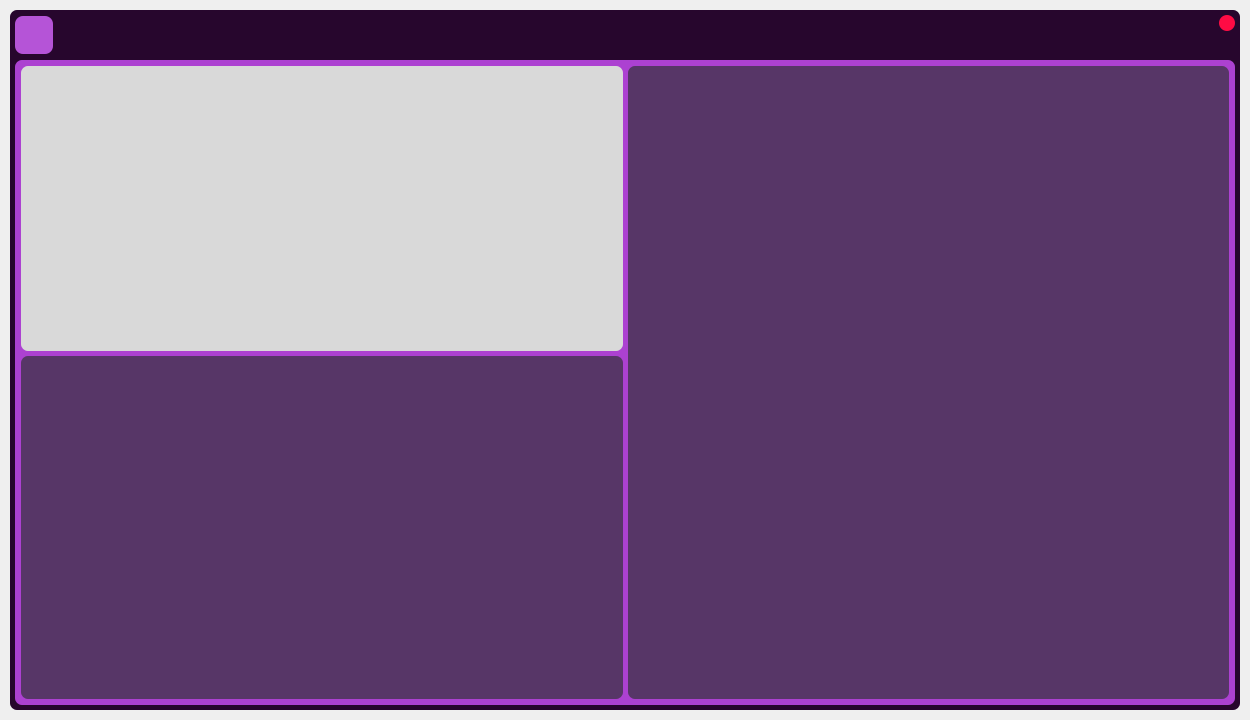
<?xml version="1.0" encoding="UTF-8"?>
<ui version="4.0">
 <class>MainWindow</class>
 <widget class="QMainWindow" name="MainWindow">
  <property name="geometry">
   <rect>
    <x>0</x>
    <y>0</y>
    <width>1250</width>
    <height>720</height>
   </rect>
  </property>
  <property name="minimumSize">
   <size>
    <width>1250</width>
    <height>720</height>
   </size>
  </property>
  <property name="maximumSize">
   <size>
    <width>1250</width>
    <height>720</height>
   </size>
  </property>
  <property name="windowTitle">
   <string>MainWindow</string>
  </property>
  <widget class="QWidget" name="centralwidget">
   <layout class="QVBoxLayout" name="verticalLayout">
    <property name="spacing">
     <number>10</number>
    </property>
    <property name="leftMargin">
     <number>10</number>
    </property>
    <property name="topMargin">
     <number>10</number>
    </property>
    <property name="rightMargin">
     <number>10</number>
    </property>
    <property name="bottomMargin">
     <number>10</number>
    </property>
    <item>
     <widget class="QFrame" name="bg_frame">
      <property name="styleSheet">
       <string notr="true">QFrame {
	background-color: #27062D;
	border-radius: 7px; 
}</string>
      </property>
      <property name="frameShape">
       <enum>QFrame::StyledPanel</enum>
      </property>
      <property name="frameShadow">
       <enum>QFrame::Raised</enum>
      </property>
      <layout class="QVBoxLayout" name="verticalLayout_2">
       <property name="spacing">
        <number>5</number>
       </property>
       <property name="leftMargin">
        <number>5</number>
       </property>
       <property name="topMargin">
        <number>5</number>
       </property>
       <property name="rightMargin">
        <number>5</number>
       </property>
       <property name="bottomMargin">
        <number>5</number>
       </property>
       <item>
        <widget class="QFrame" name="button_frame">
         <property name="maximumSize">
          <size>
           <width>16777215</width>
           <height>40</height>
          </size>
         </property>
         <property name="frameShape">
          <enum>QFrame::StyledPanel</enum>
         </property>
         <property name="frameShadow">
          <enum>QFrame::Raised</enum>
         </property>
         <layout class="QHBoxLayout" name="horizontalLayout_2">
          <property name="spacing">
           <number>0</number>
          </property>
          <property name="leftMargin">
           <number>0</number>
          </property>
          <property name="topMargin">
           <number>0</number>
          </property>
          <property name="rightMargin">
           <number>0</number>
          </property>
          <property name="bottomMargin">
           <number>0</number>
          </property>
          <item>
           <widget class="QFrame" name="frame_2">
            <property name="maximumSize">
             <size>
              <width>38</width>
              <height>16777215</height>
             </size>
            </property>
            <property name="styleSheet">
             <string notr="true">QFrame{
	background-color: #27062D;
}</string>
            </property>
            <property name="frameShape">
             <enum>QFrame::StyledPanel</enum>
            </property>
            <property name="frameShadow">
             <enum>QFrame::Raised</enum>
            </property>
            <layout class="QHBoxLayout" name="horizontalLayout_3">
             <property name="spacing">
              <number>0</number>
             </property>
             <property name="leftMargin">
              <number>0</number>
             </property>
             <property name="topMargin">
              <number>0</number>
             </property>
             <property name="rightMargin">
              <number>0</number>
             </property>
             <property name="bottomMargin">
              <number>0</number>
             </property>
             <item alignment="Qt::AlignLeft">
              <widget class="QPushButton" name="back_button">
               <property name="minimumSize">
                <size>
                 <width>38</width>
                 <height>38</height>
                </size>
               </property>
               <property name="maximumSize">
                <size>
                 <width>42</width>
                 <height>38</height>
                </size>
               </property>
               <property name="sizeIncrement">
                <size>
                 <width>16</width>
                 <height>16</height>
                </size>
               </property>
               <property name="baseSize">
                <size>
                 <width>16</width>
                 <height>16</height>
                </size>
               </property>
               <property name="cursor">
                <cursorShape>PointingHandCursor</cursorShape>
               </property>
               <property name="styleSheet">
                <string notr="true">QPushButton {
	background-color: rgb(181, 84, 215);
	border-radius: 8px;
}

QPushButton:hover {
	background-color: rgba(181, 84, 215,150);
}</string>
               </property>
               <property name="text">
                <string/>
               </property>
               <property name="icon">
                <iconset>
                 <normaloff>:/Icons/Icons/checkbox.png</normaloff>:/Icons/Icons/checkbox.png</iconset>
               </property>
               <property name="iconSize">
                <size>
                 <width>38</width>
                 <height>38</height>
                </size>
               </property>
              </widget>
             </item>
            </layout>
           </widget>
          </item>
          <item alignment="Qt::AlignRight">
           <widget class="QFrame" name="frame_3">
            <property name="maximumSize">
             <size>
              <width>100</width>
              <height>16777215</height>
             </size>
            </property>
            <property name="styleSheet">
             <string notr="true">QFrame{
	background-color: #27062D;
}</string>
            </property>
            <property name="frameShape">
             <enum>QFrame::StyledPanel</enum>
            </property>
            <property name="frameShadow">
             <enum>QFrame::Raised</enum>
            </property>
            <layout class="QHBoxLayout" name="horizontalLayout_4">
             <property name="spacing">
              <number>5</number>
             </property>
             <property name="leftMargin">
              <number>0</number>
             </property>
             <property name="topMargin">
              <number>0</number>
             </property>
             <property name="rightMargin">
              <number>0</number>
             </property>
             <property name="bottomMargin">
              <number>0</number>
             </property>
             <item alignment="Qt::AlignTop">
              <widget class="QPushButton" name="quit_button">
               <property name="minimumSize">
                <size>
                 <width>16</width>
                 <height>16</height>
                </size>
               </property>
               <property name="maximumSize">
                <size>
                 <width>16</width>
                 <height>16</height>
                </size>
               </property>
               <property name="cursor">
                <cursorShape>PointingHandCursor</cursorShape>
               </property>
               <property name="styleSheet">
                <string notr="true">QPushButton {
	background-color: rgb(255, 11, 68);
	border-radius: 8px; 
	border: none;
}

QPushButton:hover {
	background-color: rgba(255, 11, 68, 150);
}
	</string>
               </property>
               <property name="text">
                <string/>
               </property>
              </widget>
             </item>
            </layout>
           </widget>
          </item>
         </layout>
        </widget>
       </item>
       <item>
        <widget class="QFrame" name="main_frame">
         <property name="frameShape">
          <enum>QFrame::StyledPanel</enum>
         </property>
         <property name="frameShadow">
          <enum>QFrame::Raised</enum>
         </property>
         <layout class="QVBoxLayout" name="verticalLayout_3">
          <property name="spacing">
           <number>0</number>
          </property>
          <property name="leftMargin">
           <number>0</number>
          </property>
          <property name="topMargin">
           <number>0</number>
          </property>
          <property name="rightMargin">
           <number>0</number>
          </property>
          <property name="bottomMargin">
           <number>0</number>
          </property>
          <item>
           <widget class="QFrame" name="outer_frame">
            <property name="styleSheet">
             <string notr="true">QFrame{
	background-color: #AC41D1;
}</string>
            </property>
            <property name="frameShape">
             <enum>QFrame::StyledPanel</enum>
            </property>
            <property name="frameShadow">
             <enum>QFrame::Raised</enum>
            </property>
            <layout class="QVBoxLayout" name="verticalLayout_4">
             <property name="spacing">
              <number>5</number>
             </property>
             <property name="leftMargin">
              <number>5</number>
             </property>
             <property name="topMargin">
              <number>5</number>
             </property>
             <property name="rightMargin">
              <number>5</number>
             </property>
             <property name="bottomMargin">
              <number>5</number>
             </property>
             <item>
              <widget class="QFrame" name="inner_frame">
               <property name="frameShape">
                <enum>QFrame::StyledPanel</enum>
               </property>
               <property name="frameShadow">
                <enum>QFrame::Raised</enum>
               </property>
               <layout class="QHBoxLayout" name="horizontalLayout">
                <property name="spacing">
                 <number>5</number>
                </property>
                <property name="leftMargin">
                 <number>1</number>
                </property>
                <property name="topMargin">
                 <number>1</number>
                </property>
                <property name="rightMargin">
                 <number>1</number>
                </property>
                <property name="bottomMargin">
                 <number>1</number>
                </property>
                <item>
                 <widget class="QFrame" name="left_main_frame">
                  <property name="styleSheet">
                   <string notr="true"/>
                  </property>
                  <property name="frameShape">
                   <enum>QFrame::StyledPanel</enum>
                  </property>
                  <property name="frameShadow">
                   <enum>QFrame::Raised</enum>
                  </property>
                  <layout class="QVBoxLayout" name="verticalLayout_5">
                   <property name="spacing">
                    <number>5</number>
                   </property>
                   <property name="leftMargin">
                    <number>0</number>
                   </property>
                   <property name="topMargin">
                    <number>0</number>
                   </property>
                   <property name="rightMargin">
                    <number>0</number>
                   </property>
                   <property name="bottomMargin">
                    <number>0</number>
                   </property>
                   <item>
                    <widget class="QFrame" name="upper_left">
                     <property name="minimumSize">
                      <size>
                       <width>550</width>
                       <height>285</height>
                      </size>
                     </property>
                     <property name="maximumSize">
                      <size>
                       <width>100000</width>
                       <height>285</height>
                      </size>
                     </property>
                     <property name="styleSheet">
                      <string notr="true">QFrame{
	background-color: #D9D9D9;
}</string>
                     </property>
                     <property name="frameShape">
                      <enum>QFrame::StyledPanel</enum>
                     </property>
                     <property name="frameShadow">
                      <enum>QFrame::Raised</enum>
                     </property>
                    </widget>
                   </item>
                   <item>
                    <widget class="QFrame" name="right_frame2">
                     <property name="styleSheet">
                      <string notr="true">QFrame {
	background-color: rgb(87, 54, 103);
}</string>
                     </property>
                     <property name="frameShape">
                      <enum>QFrame::StyledPanel</enum>
                     </property>
                     <property name="frameShadow">
                      <enum>QFrame::Raised</enum>
                     </property>
                    </widget>
                   </item>
                  </layout>
                 </widget>
                </item>
                <item>
                 <widget class="QFrame" name="right_frame">
                  <property name="styleSheet">
                   <string notr="true">QFrame {
	background-color: rgb(87, 54, 103);
}</string>
                  </property>
                  <property name="frameShape">
                   <enum>QFrame::StyledPanel</enum>
                  </property>
                  <property name="frameShadow">
                   <enum>QFrame::Raised</enum>
                  </property>
                 </widget>
                </item>
               </layout>
              </widget>
             </item>
            </layout>
           </widget>
          </item>
         </layout>
        </widget>
       </item>
      </layout>
     </widget>
    </item>
   </layout>
  </widget>
 </widget>
 <resources/>
 <connections/>
</ui>
